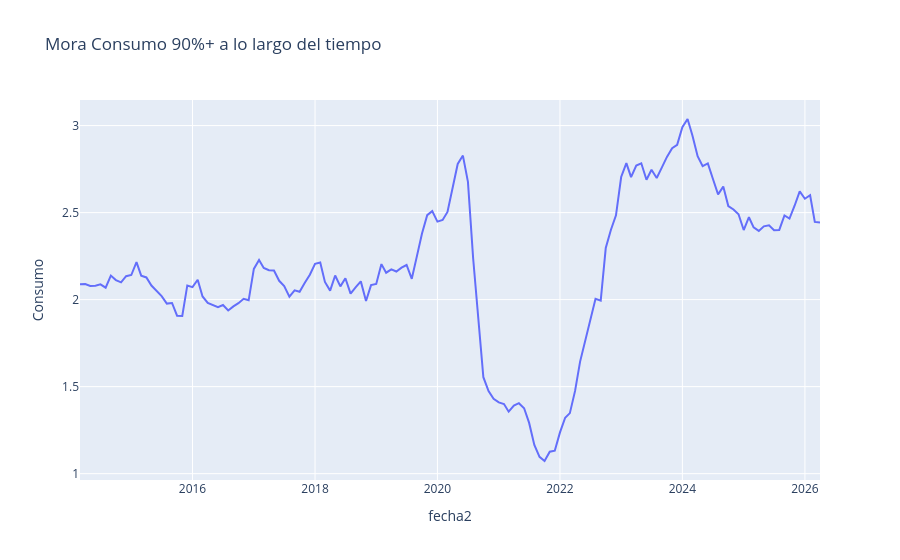
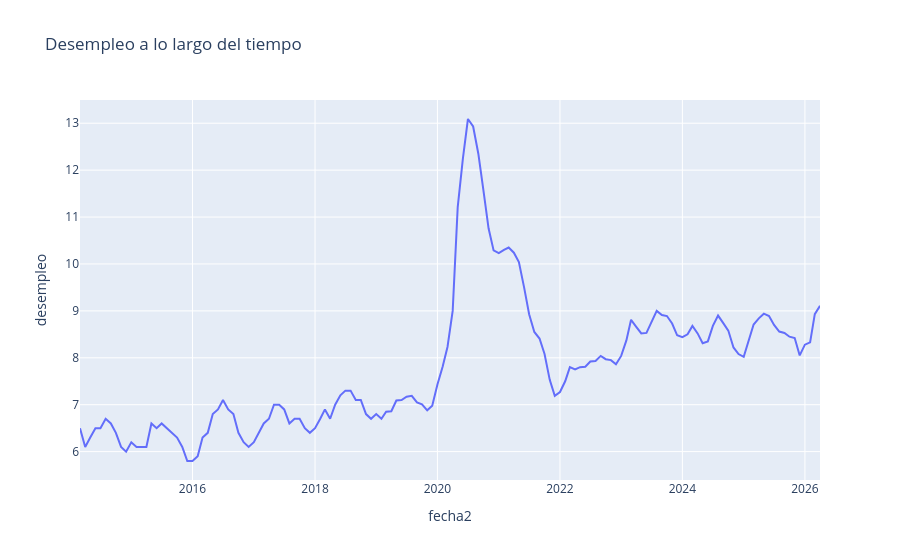

Source (notebook cell) for these figures, in order:
### Code cell
graficos_tendencia(mora_pivot,"fecha2", "Consumo", "Mora Consumo 90%+")
print(80*"-")
graficos_tendencia(mora_pivot,"fecha2", "desempleo", "Desempleo")

### Figure 1 — Plotly figure (JSON) as saved in the notebook; plotly's stock layout.template omitted (floating-point values rounded to 4 significant figures; data arrays with more than 128 entries replaced by an {"elided": "..."} marker saying what was removed)
{"data": [{"hovertemplate": "fecha2=%{x}<br>Consumo=%{y}<extra></extra>", "legendgroup": "", "line": {"color": "#636efa", "dash": "solid"}, "marker": {"symbol": "circle"}, "mode": "lines", "name": "", "orientation": "v", "showlegend": false, "type": "scatter", "x": {"elided": "146 str values"}, "xaxis": "x", "y": {"elided": "146 float values"}, "yaxis": "y"}], "layout": {"legend": {"tracegroupgap": 0}, "title": {"text": "Mora Consumo 90%+ a lo largo del tiempo"}, "xaxis": {"anchor": "y", "domain": [0, 1], "title": {"text": "fecha2"}}, "yaxis": {"anchor": "x", "domain": [0, 1], "title": {"text": "Consumo"}}}}

### Figure 2 — Plotly figure (JSON) as saved in the notebook; plotly's stock layout.template omitted (floating-point values rounded to 4 significant figures; data arrays with more than 128 entries replaced by an {"elided": "..."} marker saying what was removed)
{"data": [{"hovertemplate": "fecha2=%{x}<br>desempleo=%{y}<extra></extra>", "legendgroup": "", "line": {"color": "#636efa", "dash": "solid"}, "marker": {"symbol": "circle"}, "mode": "lines", "name": "", "orientation": "v", "showlegend": false, "type": "scatter", "x": {"elided": "146 str values"}, "xaxis": "x", "y": {"elided": "146 float values"}, "yaxis": "y"}], "layout": {"legend": {"tracegroupgap": 0}, "title": {"text": "Desempleo a lo largo del tiempo"}, "xaxis": {"anchor": "y", "domain": [0, 1], "title": {"text": "fecha2"}}, "yaxis": {"anchor": "x", "domain": [0, 1], "title": {"text": "desempleo"}}}}
